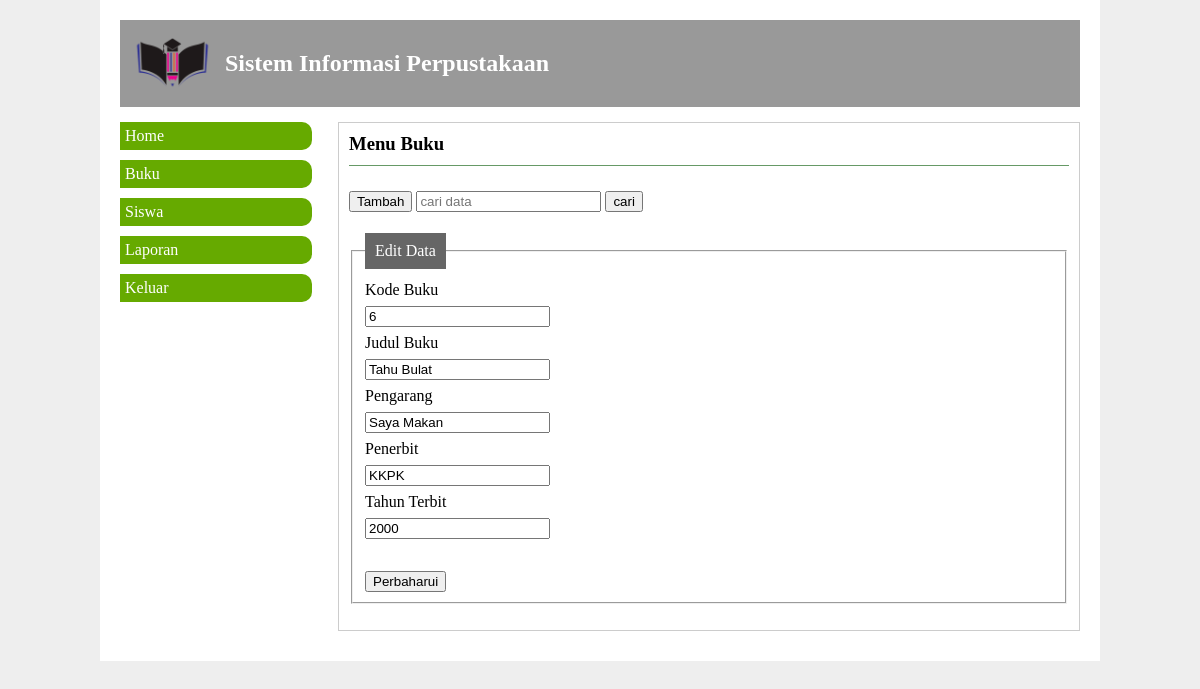
The app's page /index.php?p=buku&a=edit&cr=6 (signed in) with its own data.
### tables this page shows
CREATE TABLE `buku` (
  `kode` int(255) NOT NULL,
  `judul` varchar(255) NOT NULL,
  `pengarang` varchar(255) NOT NULL,
  `penerbit` varchar(255) NOT NULL,
  `tahun_terbit` varchar(255) NOT NULL
);

### buku.php (the view, shortened to what this page needs)
<?php
 require_once "koneksi.php";
 $cr=$_GET['cr'];
 $aksi=$_GET['a'];
?>
<h3>Menu Buku</h3>
<div class="fhead">
 <a href="index.php?p=buku&a=input"><button>Tambah</button></a>
 <form>
 <input type="text" name="cr" placeholder="cari data">
 <input type="submit" name="cari" value="cari">
 </form>
</div>
<?php if($aksi=="input"){?>
<form action="buku_aksi.php?p=buku" method="post">
 <fieldset>
<legend>Input Data</legend>
Kode Buku<br>
<input type="text" name="kode" placeholder="kode buku"
><br>
Judul Buku<br>
<input type="text" name="judul" placeholder="judul buku"
required><br>
Pengarang<br>
<input type="text" name="pengarang"
placeholder="pengarang" required><br>
Penerbit<br>
<input type="text" name="penerbit" placeholder="penerbit"
required><br>
Tahun Terbit<br>
<input type="text" name="tahun" placeholder="tahun terbit"
required><br><br>
<input type="submit" name="insert" value="Simpan">
 </fieldset>
 </form>
<?php }else if($aksi=="edit"){
 $qr=mysqli_query($konek,"select * from buku where
kode='$cr'");
 $dt=mysqli_fetch_array($qr);
?>
 <form action="buku_aksi.php?p=buku" method="post">
 <fieldset>
<legend>Edit Data</legend>
Kode Buku<br>
<input type="text" name="kode" placeholder="kode buku"
value="<?=$dt['kode']?>" readonly required><br>
Judul Buku<br>
<input type="text" name="judul" placeholder="judul buku"
value="<?=$dt['judul']?>" required><br>
Pengarang<br>
<input type="text" name="pengarang"
placeholder="pengarang" value="<?=$dt['pengarang']?>"
required><br>
Penerbit<br>
<input type="text" name="penerbit" placeholder="penerbit"
value="<?=$dt['penerbit']?>" required><br>
Tahun Terbit<br>
<input type="text" name="tahun" placeholder="tahun terbit"
value="<?=$dt['tahun_terbit']?>" required><br><br>
<input type="submit" name="update" value="Perbaharui">
 </fieldset>
 </form>
<?php }else{
 if(mysqli_num_rows($qr)>0){
?>
 <table border="1">
 <tr>
 <th>No</th>
 <th>Kode</th>
 <th>Judul</th>
 <th>Pengarang</th>
 <th>Penerbit</th>
 <th>Tahun</th>
 <th>Aksi</th>
 </tr>
<?php
 while($dt=mysqli_fetch_array($qr)){
?>
 <tr>
<td><?=++$no;?></td>
<td><?=$dt['kode'];?></td>
<td><?=$dt['judul'];?></td>
<td><?=$dt['pengarang'];?></td>
<td><?=$dt['penerbit'];?></td>
<td><?=$dt['tahun_terbit'];?></td>
<td>
 <a
href="index.php?p=buku&a=edit&cr=<?=$dt['kode']?>"><button
class="bt bt-edit">edit</button></a>
 <a
href="buku_aksi.php?p=buku&a=hapus&cr=<?=$dt['kode']?>"
onclick="return confirm('yakin akan dihapus?')"><button
class="bt bt-del">delete</button></a>
</td>
 </tr>
<?php }?>
 </table>
<?php }}?>

### gaya.css (style rules this page uses)
body { margin:0px; background:#eee; font-family:calibri; }
.kanan h3 { display:block; margin-top:0px; padding-bottom:10px; border-bottom:1px solid #696; }
.kanan button { margin-bottom:10px; }
.fhead button,.fhead form { display:inline-block; }
.kanan a { text-decoration:none; }
.kanan form { line-height:200%; }
legend { background:#666; color: #fff; padding: 2px 10px; }

### records on screen
buku: kode "6", judul "Tahu Bulat", pengarang "Saya Makan", penerbit "KKPK", tahun "2000"
